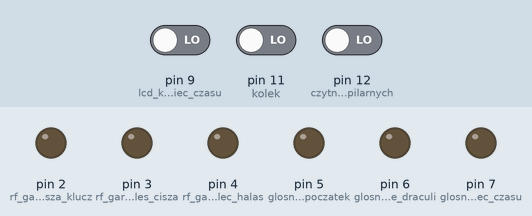
Recording of a sketch running on a simulated Arduino Uno, built with avr-gcc and run on an emulated ATmega328P. Parts: output pins drawn as LEDs (lit = HIGH). Inputs (shaded band) come from the test bench; at power-on: pin 11 (kolek) LOW, pin 12 (czytnik_lini_papilarnych) LOW, pin 9 (lcd_koniec_czasu) LOW. Pins used as bus, display or sensor lines are not drawn.

Above: at 1.2 s.
1.3 s: pin 11 (kolek) driven HIGH
At 1.9 s:
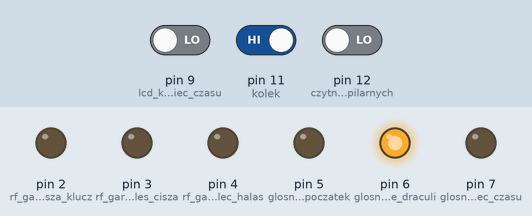
At 4.2 s:
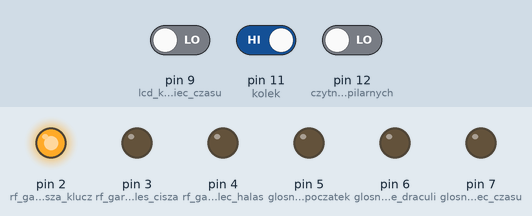
4.3 s: pin 12 (czytnik_lini_papilarnych) driven HIGH
At 7.7 s:
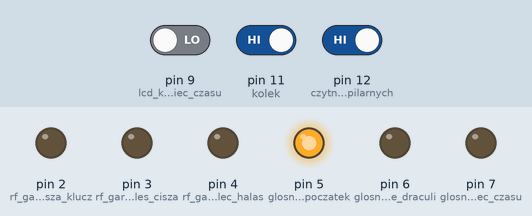
Timing chart, 0 to 9.4 s (numbered marks = the images above; inputs shaded):
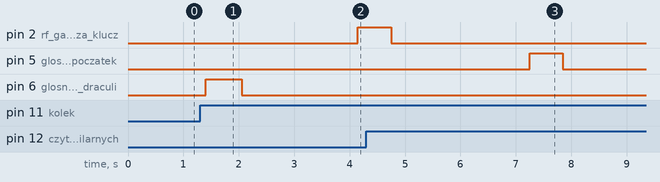

The sketch:

dracula_sterowanie.ino
```cpp
#define czytnik_lini_papilarnych 12
#define rf_gargulec_halas 4
#define rf_gargulec_przegrales_cisza 3
#define rf_gargulec_zwiciestwo_cisza_klucz 2
#define glosnik_poczatek 5
#define glosnik_zabicie_draculi 6
#define glosnik_koniec_czasu 7
#define lcd_start_odliczanie 8
#define lcd_reset 10
#define lcd_koniec_czasu  9
#define kolek 11
int start=0;
int halas_poczatek=0;
int halas_koniec=0;
int halas_kolek=0;
int porazka=0;
void setup()
{
  pinMode(czytnik_lini_papilarnych,INPUT);
  pinMode(rf_gargulec_halas,OUTPUT);
  pinMode(rf_gargulec_przegrales_cisza,OUTPUT);
  pinMode(rf_gargulec_zwiciestwo_cisza_klucz,OUTPUT);
  pinMode(glosnik_poczatek,OUTPUT);
  pinMode(glosnik_zabicie_draculi,OUTPUT);
  pinMode(glosnik_koniec_czasu,OUTPUT);
  pinMode(lcd_start_odliczanie ,OUTPUT);
  pinMode(lcd_reset,OUTPUT);
  pinMode(lcd_koniec_czasu,INPUT);
  pinMode(kolek,INPUT);

}

void loop()
{
  if (digitalRead(czytnik_lini_papilarnych)==HIGH)  //jeżeli odczyta linie papilarne
 {
   delay(2500);
   start=1;
 }
 if (start==1)
 {

   digitalWrite(lcd_start_odliczanie,HIGH);
  if (halas_poczatek==0)
  {

  digitalWrite(glosnik_poczatek,HIGH);

  delay(600);
 digitalWrite(glosnik_poczatek,LOW);
  halas_poczatek=1;
  }
  if (digitalRead(lcd_koniec_czasu)==HIGH)
   {
     porazka=1;
     start=0;
   }
 }
 if ((digitalRead(kolek)==HIGH) && (porazka==0))
 {
   start=0;
   digitalWrite(lcd_start_odliczanie,LOW);
   if (halas_kolek==0)
   {

   delay(100);
    digitalWrite(glosnik_zabicie_draculi,HIGH);
       delay(650);
   digitalWrite(glosnik_zabicie_draculi,LOW);

   delay(200);
   delay(1900);
   digitalWrite(rf_gargulec_zwiciestwo_cisza_klucz,HIGH);
   delay(600);
   digitalWrite(rf_gargulec_zwiciestwo_cisza_klucz,LOW);
   halas_kolek=1;
   }
}

   if (porazka==1)

   {
     if (halas_koniec==0)
   {
     digitalWrite(lcd_start_odliczanie,LOW);
     digitalWrite(rf_gargulec_przegrales_cisza,HIGH);
      delay(600);
   digitalWrite(rf_gargulec_przegrales_cisza,LOW);

   delay(200);
    digitalWrite(glosnik_koniec_czasu,HIGH);
       delay(850);
   digitalWrite(glosnik_koniec_czasu,LOW);

   delay(5000);
   digitalWrite(lcd_reset,HIGH);
   delay(1000);
   digitalWrite(lcd_reset,LOW);
   halas_koniec=1;
   }

   }
}
```

Measured:
- after the input at 1.3 s, pin 2 (rf_gargulec_zwiciestwo_cisza_klucz): LOW → HIGH after 2.9 s; pin 6 (glosnik_zabicie_draculi): LOW → HIGH after 0.10 s, → LOW 0.65 s later
- after the input at 4.3 s, pin 5 (glosnik_poczatek): LOW → HIGH after 3.0 s, → LOW 0.60 s later
